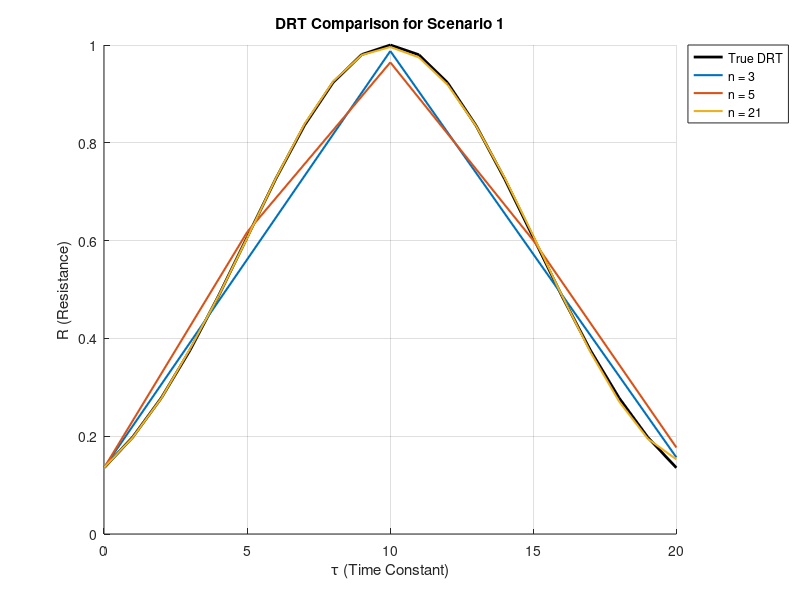

The MATLAB script that drew this image:
clc; clear; close all;

%% Parameters 
n_values = [3, 5, 21];   % 다양한 n 값 (RC 요소의 수)
t = 0:0.01:100;           % 시간 벡터 (고정)
dt = t(2) - t(1);         % 시간 간격 (고정)
num_scenarios = 1;        % 전류 시나리오 수 (고정)
lambda = 0.1;             % 정규화 파라미터 (두 번째 스크립트와 일치)
noise_level = 0.01;       % 전압 측정 노이즈 수준 (고정)

%% 전류 합성용 진폭 및 주기 정의 (고정)
A = [1, 1, 1];            % 시나리오 1
% A = [1.7, 0.6, 0.7];    % 시나리오 2
% ...                   % 추가 시나리오 주석 처리

T = [1, 5, 20];           % 시나리오 1
% T = [2, 4, 20];        % 시나리오 2
% ...                   % 추가 시나리오 주석 처리

%% 다중 사인파 접근 방식을 이용한 합성 전류 데이터 생성 (고정)
ik_scenarios = zeros(num_scenarios, length(t)); % 전류 시나리오 초기화

for s = 1:num_scenarios
    % 각 시나리오에 대해 세 개의 사인파 합산
    ik_scenarios(s, :) = A(s,1)*sin(2*pi*t / T(s,1)) + ...
                         A(s,2)*sin(2*pi*t / T(s,2)) + ...
                         A(s,3)*sin(2*pi*t / T(s,3));
end

%% DRT 결과 저장 초기화
DRT_results = cell(length(n_values), num_scenarios); % 각 n과 시나리오에 대한 DRT 저장

%% 다양한 n 값에 대한 반복
for n_idx = 1:length(n_values)
    n = n_values(n_idx); % 현재 n 값
    fprintf('Processing for n = %d...\n', n);
    
    %% tau 이산 값 정의 (현재 n에 기반)
    tau_discrete = linspace(0.01, 20, n);  % 이산 tau 값
    
    %% 실제 DRT 파라미터 (R_discrete_true)
    mu = 10;
    sigma = 5;
    R_discrete_true = normpdf(tau_discrete, mu, sigma);
    R_discrete_true = R_discrete_true / max(R_discrete_true);  % 최대값 1로 정규화
    
    %% 1차 미분 행렬 L 정의 (현재 n에 기반)
    L = zeros(n-1, n);
    for i_L = 1:n-1
        L(i_L, i_L) = -1;
        L(i_L, i_L+1) = 1;
    end
    
    %% 각 시나리오에 대한 반복
    for s = 1:num_scenarios
        fprintf('  Scenario %d/%d...\n', s, num_scenarios);
        
        % 현재 시나리오의 전류
        ik = ik_scenarios(s, :);  % 현재 시나리오 입력 전류
        
        %% 전압 초기화
        V_est = zeros(1, length(t));      % 모델 전압 (n-RC 모델을 통해 계산)
        R0 = 0.1;                          % 내부 저항 (옴)
        OCV = 0;                           % 개방 회로 전압
        V_RC = zeros(n, length(t));        % 각 RC 요소의 전압
        
        %% 초기 전압 계산 (첫 번째 시간 스텝)
        for i = 1:n
            V_RC(i, 1) = ik(1) * R_discrete_true(i) * (1 - exp(-dt / tau_discrete(i)));
        end
        V_est(1) = OCV + R0 * ik(1) + sum(V_RC(:, 1));
        
        %% 이후 시간 스텝에 대한 전압 계산
        for k_idx = 2:length(t)
            for i = 1:n
                % 이전 시간 스텝을 기반으로 RC 전압 계산
                V_RC(i, k_idx) = exp(-dt / tau_discrete(i)) * V_RC(i, k_idx-1) + ...
                                  R_discrete_true(i) * (1 - exp(-dt / tau_discrete(i))) * ik(k_idx);       
            end
            V_est(k_idx) = OCV + R0 * ik(k_idx) + sum(V_RC(:, k_idx));
        end
        
        %% 전압에 노이즈 추가
        rng(0);  % 노이즈 재현성 보장
        V_sd = V_est + noise_level * randn(size(V_est));  % V_sd = 합성 측정 전압
        
        %% W 행렬 구성
        W = zeros(length(t), n);  % W 행렬 초기화
        for k_idx = 1:length(t)
            for i = 1:n
                if k_idx == 1
                    W(k_idx, i) = ik(k_idx) * (1 - exp(-dt / tau_discrete(i)));
                else
                    W(k_idx, i) = exp(-dt / tau_discrete(i)) * W(k_idx-1, i) + ...
                                  ik(k_idx) * (1 - exp(-dt / tau_discrete(i)));
                end
            end
        end
        
        %% 분석적 해 계산 (정규화 포함)
        % 상수 제거: OCV와 R0*ik를 빼줌
        y_adjusted = V_sd' - OCV - R0 * ik';
        
        % 정규화된 선형 방정식 풀이
        R_analytical = (W' * W + lambda * (L' * L)) \ (W' * y_adjusted);
        R_analytical(R_analytical < 0) = 0;  % 비음수 강제
        
        %% DRT 결과 저장
        DRT_results{n_idx, s} = R_analytical';
    end
end

%% 각 시나리오에 대한 DRT 비교 플롯 (다양한 n 값과 실제 DRT)
for s = 1:num_scenarios
    figure(s);
    hold on;
    
    % 실제 DRT 플롯
    n_default_idx = find(n_values == 21); % n=21을 기준/reference로 가정
    tau_discrete_default = linspace(0.01, 20, n_values(n_default_idx));
    R_discrete_true_default = normpdf(tau_discrete_default, 10, 5);
    R_discrete_true_default = R_discrete_true_default / max(R_discrete_true_default);
    plot(tau_discrete_default, R_discrete_true_default, 'k-', 'LineWidth', 2, 'DisplayName', 'True DRT');
    
    % 각 n에 대한 분석적 DRT 플롯
    colors = lines(length(n_values));
    for n_idx = 1:length(n_values)
        n = n_values(n_idx);
        tau_discrete = linspace(0.01, 20, n);
        R_analytical = DRT_results{n_idx, s};
        plot(tau_discrete, R_analytical, 'LineWidth', 1.5, 'Color', colors(n_idx,:), 'DisplayName', ['n = ', num2str(n)]);
    end
    
    hold off;
    xlabel('\tau (Time Constant)');
    ylabel('R (Resistance)');
    title(['DRT Comparison for Scenario ', num2str(s)]);
    legend('Location', 'BestOutside');
    grid on;
end

%% 함수들

% 주어진 R_discrete로 V_est를 계산하는 함수
function V_est = calculate_voltage(R_discrete, tau_discrete, ik, dt, n, R0, OCV, t)
    V_est = zeros(1, length(t));      % 추정 전압 초기화
    V_RC = zeros(n, length(t));       % 각 RC 요소의 전압 초기화

    % 초기 전압 계산 (첫 번째 시간 스텝)
    for i = 1:n
        V_RC(i, 1) = ik(1) * R_discrete(i) * (1 - exp(-dt / tau_discrete(i)));
    end
    V_est(1) = OCV + R0 * ik(1) + sum(V_RC(:, 1));

    % 이후 시간 스텝에 대한 전압 계산
    for k = 2:length(t)
        for i = 1:n
            V_RC(i, k) = exp(-dt / tau_discrete(i)) * V_RC(i, k-1) + ...
                         R_discrete(i) * (1 - exp(-dt / tau_discrete(i))) * ik(k);
        end
        V_est(k) = OCV + R0 * ik(k) + sum(V_RC(:, k));
    end
end


